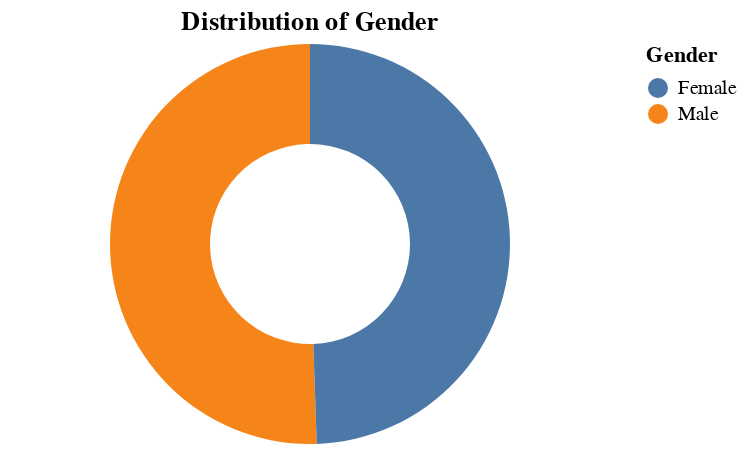

Notebook source saved alongside this figure:
### Markdown cell above
VISUALIZACION DE DATOS

### Code cell
df_gender = df['Gender'].value_counts().reset_index()
df_gender.columns = ['Gender', 'Count']

chart = alt.Chart(df_gender).mark_arc(innerRadius=50).encode(
    theta=alt.Theta(field="Count", type="quantitative"),
    color=alt.Color(field="Gender", type="nominal", legend=alt.Legend(title="Gender")),
    tooltip=["Gender", "Count"]
).properties(
    title="Distribution of Gender",
    width=300,
    height=200
)
chart

### Figure 1 — Vega-Lite specification as saved in the notebook (floating-point values rounded to 4 significant figures)
{"config": {"view": {"continuousWidth": 300, "continuousHeight": 300}}, "data": {"name": "data-7600ae50471012f30f8e476147695644"}, "mark": {"type": "arc", "innerRadius": 50}, "encoding": {"color": {"field": "Gender", "legend": {"title": "Gender"}, "type": "nominal"}, "theta": {"field": "Count", "type": "quantitative"}, "tooltip": [{"field": "Gender", "type": "nominal"}, {"field": "Count", "type": "quantitative"}]}, "height": 200, "title": "Distribution of Gender", "width": 300, "$schema": "https://vega.github.io/schema/vega-lite/v5.8.0.json", "datasets": {"data-7600ae50471012f30f8e476147695644": [{"Gender": "Male", "Count": 189}, {"Gender": "Female", "Count": 185}]}}
